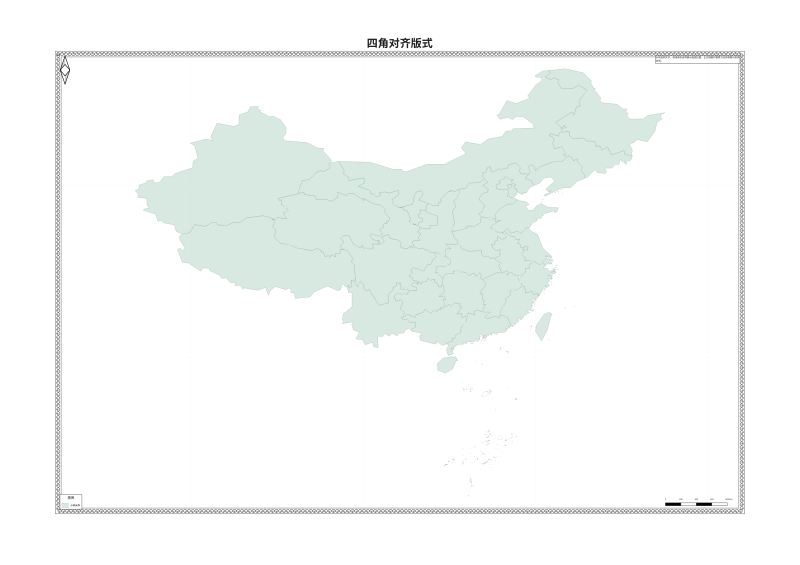
#> input picture autocarto/resources/system/layouts/四角对齐版式/preview.png, 1600 x 1130 px, found by its file name (shown at 1/2 size)
$ python measure_symbology_pixels.py --output out.png
#> lines starting #> are read from the running program, lines starting #| are printed output that depends on the picture; after the words box and inside, x2 and y2 are one past the last pixel; in counts of white or black regions, pixels touching at a corner belong together
### autocarto/tests/golden/compare_golden.py
"""Compare structural snapshots; preview differences are diagnostic only."""
from __future__ import annotations

import argparse
import fnmatch
import json
import math
from pathlib import Path
from typing import Any


def _ignored(path: str, patterns: list[str]) -> bool:
    return any(fnmatch.fnmatchcase(path, pattern) for pattern in patterns)


# [33 lines left out: function compare_snapshots, not called in this run]


def perceptual_hash(path: Path) -> str | None:
    """64-bit difference hash; image changes never determine structural success."""
    try:
        from PIL import Image
    except ImportError:
        return None
    with Image.open(path) as image:
        small = image.convert("L").resize((9, 8))
        read_pixels = getattr(small, "get_flattened_data", small.getdata)
        pixels = list(read_pixels())
    value = 0
    for row in range(8):
        for col in range(8):
            value = (value << 1) | int(pixels[row * 9 + col] > pixels[row * 9 + col + 1])
    return f"{value:016x}"


# [22 lines left out: functions compare_directories, main, not called in this run]


# [2 lines that do not run on import are left out]

### autocarto/tests/golden/qgis_bootstrap.py
"""Create an isolated, headless QGIS application before importing plugin tools."""
from __future__ import annotations

from contextlib import contextmanager
import os
from pathlib import Path
import sys


class GoldenUnavailable(RuntimeError):
    """A required external runtime or fixture is unavailable (CLI exit 77)."""


def repository_root() -> Path:
    return Path(__file__).resolve().parents[3]


# [6 lines left out: function qgis_available, not called in this run]


@contextmanager
def isolated_qgis(output_dir: Path):
    # In particular, do this before autocarto.utils.logger is imported. Nothing
    # may discover the installed application's runtime or the user's project.
    root = repository_root()
    runtime = output_dir / "runtime"
    profile = runtime / "profile"
    profile.mkdir(parents=True, exist_ok=True)
    os.environ["QT_QPA_PLATFORM"] = "offscreen"
    os.environ["AUTOCARTO_HOME"] = str(runtime)
    os.environ["AUTOCARTO_OUTPUT_ROOT"] = str(output_dir / "exports")
    sys.dont_write_bytecode = True
    sys.path.insert(0, str(root))
    try:
        from qgis.core import QgsApplication, QgsProject
        from qgis.gui import QgsMapCanvas
        import qgis.utils
    except ImportError as exc:
        raise GoldenUnavailable("需要在 QGIS Python 环境运行") from exc
    if QgsApplication.instance() is not None:
        raise GoldenUnavailable("黄金样例必须在独立进程中运行，拒绝复用已有 QGIS 应用")
    contents = Path(sys.executable).resolve().parents[1]
    bundled_data = contents / "Resources" / "qgis"
    if sys.platform == "darwin" and bundled_data.is_dir():
        QgsApplication.setPrefixPath(str(contents / "MacOS"), True)
        QgsApplication.setPkgDataPath(str(bundled_data))
        QgsApplication.setPluginPath(str(contents / "PlugIns" / "qgis"))
    app = QgsApplication([], False, str(profile))
    app.initQgis()
    plugin_python = Path(QgsApplication.pkgDataPath()) / "python" / "plugins"
    sys.path.insert(0, str(plugin_python))
    from processing.core.Processing import Processing
    Processing.initialize()
    canvas = QgsMapCanvas()

    class IsolatedIface:
        def mapCanvas(self):
            return canvas

        def activeLayer(self):
            return None

    previous_iface = getattr(qgis.utils, "iface", None)
    qgis.utils.iface = IsolatedIface()
    try:
        yield app, canvas
    finally:
        from autocarto.tools.system._shared import output_manager
        output_manager.clear_session_context()
        QgsProject.instance().clear()
        qgis.utils.iface = previous_iface
        canvas.close()
        app.exitQgis()

### scripts/qgis/measure_symbology_pixels.py
#!/usr/bin/env python3
"""Measure pixel differences, without assigning an acceptance threshold."""
import argparse
import hashlib
import json
import tempfile
from pathlib import Path
import numpy as np
from PIL import Image
from autocarto.tests.golden.qgis_bootstrap import isolated_qgis
from autocarto.tests.golden.compare_golden import perceptual_hash

ROOT = Path(__file__).resolve().parents[2]


def pixels(image):
    # Compare visible RGB over white; hidden RGB under transparency is irrelevant.
    if isinstance(image, Path):
        with Image.open(image) as source:
            source = source.convert('RGBA')
            return np.asarray(Image.alpha_composite(Image.new('RGBA', source.size, 'white'), source).convert('RGB')).copy()
    converted = image.convertToFormat(image.Format_RGBA8888)
    value = np.frombuffer(converted.constBits().asstring(converted.sizeInBytes()), dtype=np.uint8).reshape(converted.height(), converted.width(), 4).astype(float)
    alpha = value[:, :, 3:4] / 255
    return np.rint(value[:, :, :3] * alpha + 255 * (1 - alpha)).astype(np.uint8)


def metrics(left, right):
    if left.shape != right.shape:
        return {'comparable': False, 'reason': 'dimensions differ', 'expected_shape': list(left.shape), 'actual_shape': list(right.shape)}
    delta = np.abs(left.astype(np.int16) - right.astype(np.int16))
    changed = np.any(delta != 0, axis=2)
    painted = np.any(left != 255, axis=2) | np.any(right != 255, axis=2)
    locations = np.argwhere(changed)
    return {'comparable': True, 'width': left.shape[1], 'height': left.shape[0], 'total_pixels': int(changed.size),
            'changed_pixels': int(changed.sum()), 'changed_fraction': float(changed.mean()),
            'rgb_mae_0_255': float(delta.mean()), 'rgb_rmse_0_255': float(np.sqrt(np.mean(delta.astype(float)**2))),
            'max_channel_difference': int(delta.max()),
            'nonwhite_union_pixels': int(painted.sum()),
            'changed_fraction_of_nonwhite_union': float(changed.sum()/painted.sum()) if painted.any() else 0,
            'difference_bbox_xyxy': [int(locations[:,1].min()),int(locations[:,0].min()),int(locations[:,1].max()),int(locations[:,0].max())] if locations.size else None}


# [39 lines left out: function isolated_layers, not called in this run]


def main():
    parser = argparse.ArgumentParser(description=__doc__)
    parser.add_argument('--output', type=Path, required=True)
    parser.add_argument('--reference-root', type=Path, default=Path('/tmp/enio2-v6-acceptance-routes-20261028'))
    parser.add_argument('--candidate-root', type=Path, default=Path('/tmp/autocarto-v7-d14-acceptance-routes-20261029'))
    args = parser.parse_args()
    old_root = args.reference_root
    new_root = args.candidate_root
    baseline = ROOT / 'autocarto/tests/golden/baseline/route/preview.png'
    full = []
    for name in ('route-no-review', 'route-with-review'):
        old, new = old_root/name/'preview.png', new_root/name/'preview.png'
        hashes = [perceptual_hash(path) for path in (old, new)]
#> in perceptual_hash, image is the input picture: PIL image 1600x1130 RGBA; mean R, G, B, A 246.1, 249, 247.7, 255
#> in perceptual_hash, `pixels = list(read_pixels())`: pixels = 72 values, max 255 at index 34, min 224 at index 31, mean 247.6
#> after the loop in perceptual_hash, `for row in range(8):`: value = 12847865326046088066
#> hashes = ['b24cc97171090b82', 'b24cc97171090b82']
        record = {'scenario': name, 'reference': str(old), 'candidate': str(new),
                  'reference_sha256': hashlib.sha256(old.read_bytes()).hexdigest(),
                  'candidate_sha256': hashlib.sha256(new.read_bytes()).hexdigest(),
                  'dhash64_distance': (int(hashes[0],16)^int(hashes[1],16)).bit_count(),
                  'pixels': metrics(pixels(old),pixels(new)),
                  'checked_in_golden_vs_v6': metrics(pixels(baseline), pixels(old)),
                  'checked_in_golden_vs_candidate': metrics(pixels(baseline), pixels(new))}
#> in metrics, `delta = np.abs(left.astype(np.int16) - right.astype(np.int16))`: delta: shape (1130, 1600, 3) int16; every value is 0
#> in metrics, `changed = np.any(delta != 0, axis=2)`: changed: shape (1130, 1600) bool; every value is 0
#> in metrics, `painted = np.any(left != 255, axis=2) | np.any(right != 255, axis=2)`:
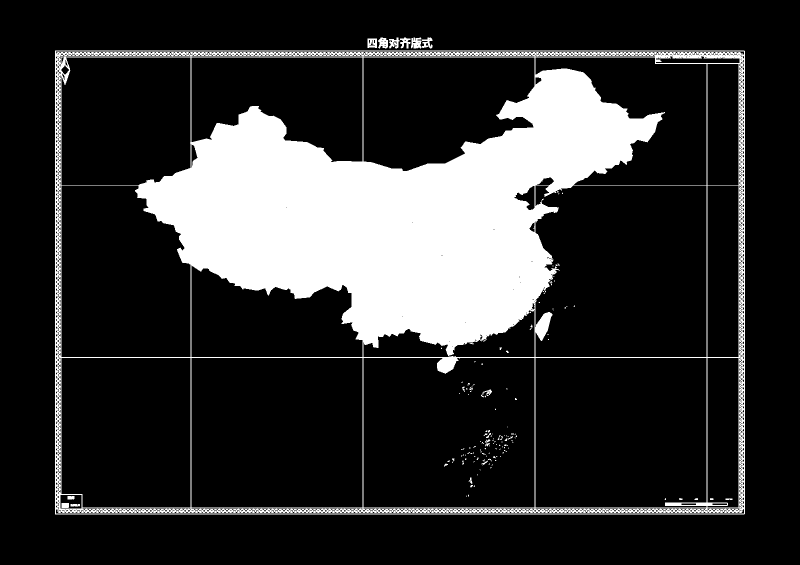
#> painted: shape (1130, 1600) bool (shown at 1/2 size); 19.3% white; 150 white regions (127 under 20 px), largest, box (x1, y1, x2, y2) and area: (110, 101, 1490, 1029) 346074, (822, 75, 843, 97) 356, (756, 75, 776, 97) 320
#> in metrics, `locations = np.argwhere(changed)`: locations = empty array
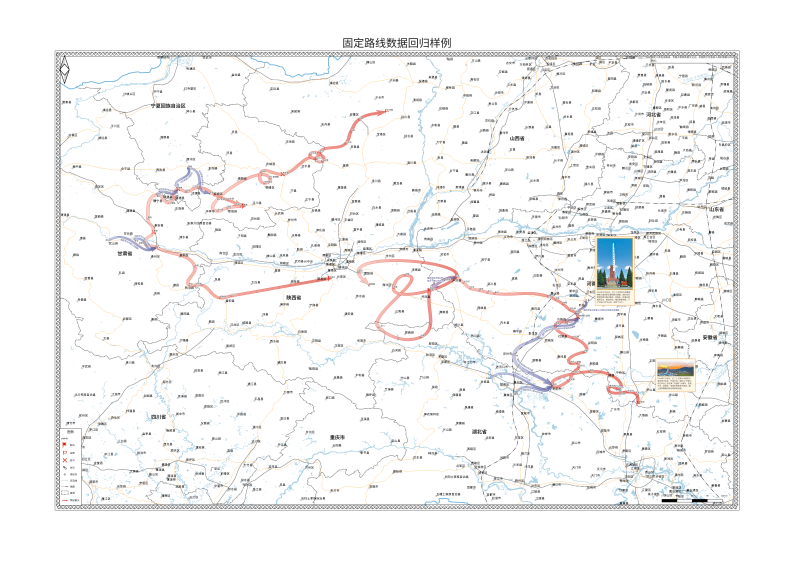
#> input picture autocarto/tests/golden/baseline/route/preview.png, 2383 x 1683 px (shown at 1/3 size)
#> in pixels, source is the input picture: PIL image 2383x1683 RGBA; mean R, G, B, A 245.2, 244.9, 244.8, 255
        full.append(record)
    with tempfile.TemporaryDirectory(prefix='d14-pixels-') as temporary:
        with isolated_qgis(Path(temporary)):
            layers = isolated_layers()
    report = {'acceptance': 'not_determined', 'predefined_pixel_threshold': None,
              'reason': 'Existing golden comparator explicitly treats pixel/dHash differences as diagnostic only; no prior pixel threshold exists.',
              'method': 'All visible RGB channels, over white, at original resolution; no resize/registration/mask of full map.',
              'checked_in_golden': str(baseline), 'checked_in_golden_sha256': hashlib.sha256(baseline.read_bytes()).hexdigest(),
              'full_a1_maps': full, 'controlled_layer_comparison': layers}
    args.output.write_text(json.dumps(report, ensure_ascii=False, indent=2)+'\n')
    print(json.dumps({'full_map_changed_fractions': [r['pixels']['changed_fraction'] for r in full],
                      'symbol_changed_pixels': {r['name']:r['symbols_only']['changed_pixels'] for r in layers},
                      'same_font_changed_pixels': {r['name']:r['same_font_and_label_policy']['changed_pixels'] for r in layers}}, ensure_ascii=False))


if __name__ == '__main__':
    main()
#> (the call stopped at in main, `with isolated_qgis(Path(temporary)):`: qgis is not available in this run)
